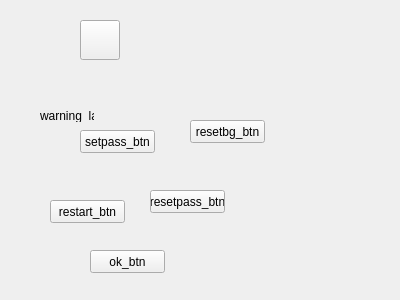
<?xml version="1.0" encoding="UTF-8"?>
<ui version="4.0">
 <class>Widget</class>
 <widget class="QWidget" name="Widget">
  <property name="geometry">
   <rect>
    <x>0</x>
    <y>0</y>
    <width>400</width>
    <height>300</height>
   </rect>
  </property>
  <property name="windowTitle">
   <string>Widget</string>
  </property>
  <widget class="QPushButton" name="photo_btn">
   <property name="geometry">
    <rect>
     <x>80</x>
     <y>20</y>
     <width>40</width>
     <height>40</height>
    </rect>
   </property>
   <property name="styleSheet">
    <string notr="true"/>
   </property>
   <property name="text">
    <string/>
   </property>
   <property name="iconSize">
    <size>
     <width>32</width>
     <height>32</height>
    </size>
   </property>
  </widget>
  <widget class="QPushButton" name="setpass_btn">
   <property name="geometry">
    <rect>
     <x>80</x>
     <y>130</y>
     <width>75</width>
     <height>23</height>
    </rect>
   </property>
   <property name="text">
    <string>setpass_btn</string>
   </property>
  </widget>
  <widget class="QPushButton" name="restart_btn">
   <property name="geometry">
    <rect>
     <x>50</x>
     <y>200</y>
     <width>75</width>
     <height>23</height>
    </rect>
   </property>
   <property name="text">
    <string>restart_btn</string>
   </property>
  </widget>
  <widget class="QPushButton" name="ok_btn">
   <property name="geometry">
    <rect>
     <x>90</x>
     <y>250</y>
     <width>75</width>
     <height>23</height>
    </rect>
   </property>
   <property name="text">
    <string>ok_btn</string>
   </property>
  </widget>
  <widget class="QPushButton" name="resetpass_btn">
   <property name="geometry">
    <rect>
     <x>150</x>
     <y>190</y>
     <width>75</width>
     <height>23</height>
    </rect>
   </property>
   <property name="text">
    <string>resetpass_btn</string>
   </property>
  </widget>
  <widget class="QPushButton" name="resetbg_btn">
   <property name="geometry">
    <rect>
     <x>190</x>
     <y>120</y>
     <width>75</width>
     <height>23</height>
    </rect>
   </property>
   <property name="text">
    <string>resetbg_btn</string>
   </property>
   <property name="icon">
    <iconset resource="res/res.qrc">
     <normaloff>:/res/reset.bmp</normaloff>:/res/reset.bmp</iconset>
   </property>
  </widget>
  <widget class="QLabel" name="warning_label">
   <property name="geometry">
    <rect>
     <x>40</x>
     <y>110</y>
     <width>54</width>
     <height>12</height>
    </rect>
   </property>
   <property name="text">
    <string>warning_label</string>
   </property>
  </widget>
 </widget>
 <layoutdefault spacing="6" margin="11"/>
 <resources>
  <include location="res/res.qrc"/>
 </resources>
 <connections/>
</ui>
